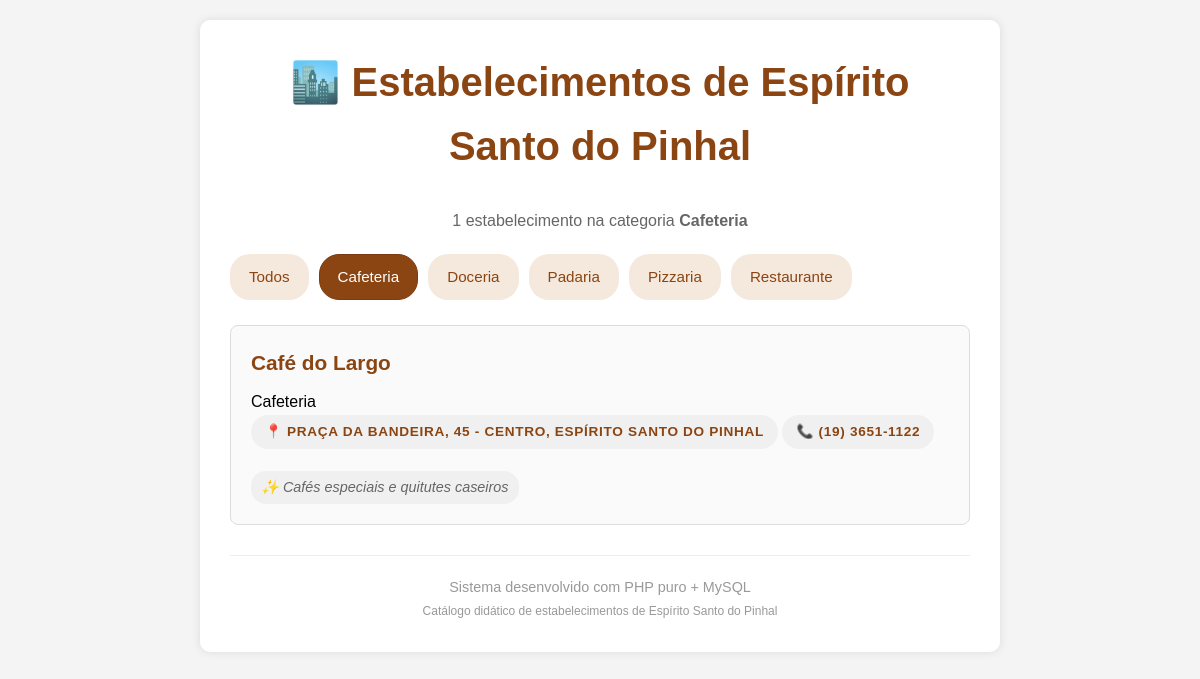
The page /index_dynamic.php?categoria=Cafeteria on the database its author committed.
### tables this page shows
CREATE TABLE estabelecimentos (
    id INT AUTO_INCREMENT PRIMARY KEY,
    nome VARCHAR(120) NOT NULL,
    endereco VARCHAR(200) NOT NULL,
    telefone VARCHAR(20),
    categoria VARCHAR(50) NOT NULL,
    especialidade VARCHAR(150),
    data_cadastro TIMESTAMP DEFAULT CURRENT_TIMESTAMP
);

### includes/functions.php (called while the page is built, shortened)
<?php
function buscarCategorias($pdo)
{
  $sql = "SELECT DISTINCT categoria FROM estabelecimentos ORDER BY categoria";
  return $pdo->query($sql)->fetchAll(PDO::FETCH_COLUMN);
}
function buscarEstabelecimentos($pdo, $categoria = '')
{
  if ($categoria != '') {
    $stmt = $pdo->prepare("SELECT * FROM estabelecimentos WHERE categoria = ? ORDER BY nome");
    $stmt->execute([$categoria]);
    return $stmt->fetchAll(PDO::FETCH_ASSOC);
  } else {
    return $pdo->query("SELECT * FROM estabelecimentos ORDER BY nome")->fetchAll(PDO::FETCH_ASSOC);
  }
}
function formatarTelefone($telefone)
{
  $telefone = preg_replace('/[^0-9]/', '', $telefone);
  if (strlen($telefone) == 11) {
    return '(' . substr($telefone, 0, 2) . ') ' .
      substr($telefone, 2, 5) . '-' .
      substr($telefone, 7);
  } elseif (strlen($telefone) == 10) {
    return '(' . substr($telefone, 0, 2) . ') ' .
      substr($telefone, 2, 4) . '-' .
      substr($telefone, 6);
  }
  return $telefone;
}

### index_dynamic.php (the view, shortened to what this page needs)
<?php
require_once 'config.php';
require_once 'includes/functions.php';
$categoriaSelecionada = isset($_GET['categoria']) ? $_GET['categoria'] : '';
$categorias = buscarCategorias($pdo);
$estabelecimentos = buscarEstabelecimentos($pdo, $categoriaSelecionada);
$totalEstabelecimentos = count($estabelecimentos);
?>
<!DOCTYPE html>
<html lang="pt-BR">
<head>
    <link rel="stylesheet" href="assets/styles.css">
</head>
<body>
    <div class="container">
        <h1>🏙️ Estabelecimentos de Espírito Santo do Pinhal</h1>
        <div class="resumo-estabelecimentos">
            <?php echo $totalEstabelecimentos; ?> estabelecimento<?php echo $totalEstabelecimentos != 1 ? 's' : ''; ?>
            <?php if ($categoriaSelecionada != ''): ?>
                na categoria <strong><?php echo $categoriaSelecionada; ?></strong>
            <?php else: ?>
                cadastrado<?php echo $totalEstabelecimentos != 1 ? 's' : ''; ?>
            <?php endif; ?>
        </div>
        <div class="filtros-categorias">
            <a href="index_dynamic.php" class="btn-filtro <?php echo $categoriaSelecionada == '' ? 'ativo' : ''; ?>">
                Todos
            </a>
            <?php foreach ($categorias as $categoria): ?>
                <a href="index_dynamic.php?categoria=<?php echo $categoria; ?>"
                    class="btn-filtro <?php echo $categoriaSelecionada == $categoria ? 'ativo' : ''; ?>">
                    <?php echo $categoria; ?>
                </a>
            <?php endforeach; ?>
        </div>
        <div class="estabelecimentos-lista">
            <?php if (count($estabelecimentos) > 0): ?>
                <?php foreach ($estabelecimentos as $estabelecimento): ?>
                    <div class="estabelecimento-card">
                        <div class="estabelecimento-nome">
                            <?php echo $estabelecimento['nome']; ?>
                        </div>
                        <div class="categoria-badge">
                            <?php echo $estabelecimento['categoria']; ?>
                        </div>
                        <div class="estabelecimento-info">
                            📍 <?php echo $estabelecimento['endereco']; ?>
                        </div>
                        <?php if ($estabelecimento['telefone']): ?>
                            <div class="estabelecimento-info">
                                📞 <?php echo formatarTelefone($estabelecimento['telefone']); ?>
                            </div>
                        <?php endif; ?>
                        <?php if ($estabelecimento['especialidade']): ?>
                            <div class="especialidade">
                                ✨ <?php echo $estabelecimento['especialidade']; ?>
                            </div>
                        <?php endif; ?>
                    </div>
                <?php endforeach; ?>
            <?php endif; ?>
        </div>
        <div class="footer">
            Sistema desenvolvido com PHP puro + MySQL<br>
            <small>Catálogo didático de estabelecimentos de Espírito Santo do Pinhal</small>
        </div>
    </div>
</body>
</html>

### assets/styles.css (style rules this page uses)
* { margin: 0; padding: 0; box-sizing: border-box; }
body { font-family: Arial, sans-serif; background-color: #f4f4f4; padding: 20px; line-height: 1.6; }
.container { max-width: 800px; margin: 0 auto; background-color: white; padding: 30px; border-radius: 10px; box-shadow: 0 0 10px rgba(0, 0, 0, 0.1); }
h1 { text-align: center; color: #8b4513; margin-bottom: 30px; font-size: 2.5em; }
.resumo-estabelecimentos { text-align: center; margin-bottom: 20px; color: #666; }
.filtros-categorias { display: flex; flex-wrap: wrap; gap: 10px; margin-bottom: 25px; }
.btn-filtro { background-color: #f5e8dc; color: #8b4513; padding: 10px 18px; border-radius: 20px; text-decoration: none; font-size: 0.95em; border: 1px solid transparent; transition: all 0.3s; }
.btn-filtro.ativo { background-color: #8b4513; color: #fff; border-color: #7a3d11; }
.estabelecimentos-lista { display: flex; flex-direction: column; gap: 15px; }
.estabelecimento-card { border: 1px solid #ddd; padding: 20px; border-radius: 8px; background-color: #fafafa; transition: box-shadow 0.3s; }
.estabelecimento-nome { font-size: 1.3em; font-weight: bold; color: #8b4513; margin-bottom: 10px; }
.estabelecimento-info { display: inline-block; padding: 6px 14px; border-radius: 999px; background-color: #f0f0f0; color: #8b4513; font-size: 0.85em; font-weight: bold; text-transform: uppercase; letter-spacing: 0.05em; margin-bottom: 12px; }
.especialidade { font-style: italic; color: #666; background-color: #f0f0f0; padding: 5px 10px; border-radius: 15px; display: inline-block; margin-top: 10px; font-size: 0.9em; }
.footer { text-align: center; margin-top: 30px; color: #999; font-size: 0.9em; border-top: 1px solid #eee; padding-top: 20px; }

### rows shown on the page
estabelecimentos: nome "Café do Largo", categoria "Cafeteria", endereco "PRAÇA DA BANDEIRA, 45 - CENTRO, ESPÍRITO SANTO DO PINHAL", telefone "(19) 3651-1122", especialidade "Cafés especiais e quitutes caseiros"

### other values the page prints
$totalEstabelecimentos "1"
$categoriaSelecionada "Cafeteria"
$categoria "Cafeteria"
$categoria "Doceria"
$categoria "Padaria"
$categoria "Pizzaria"
$categoria "Restaurante"
